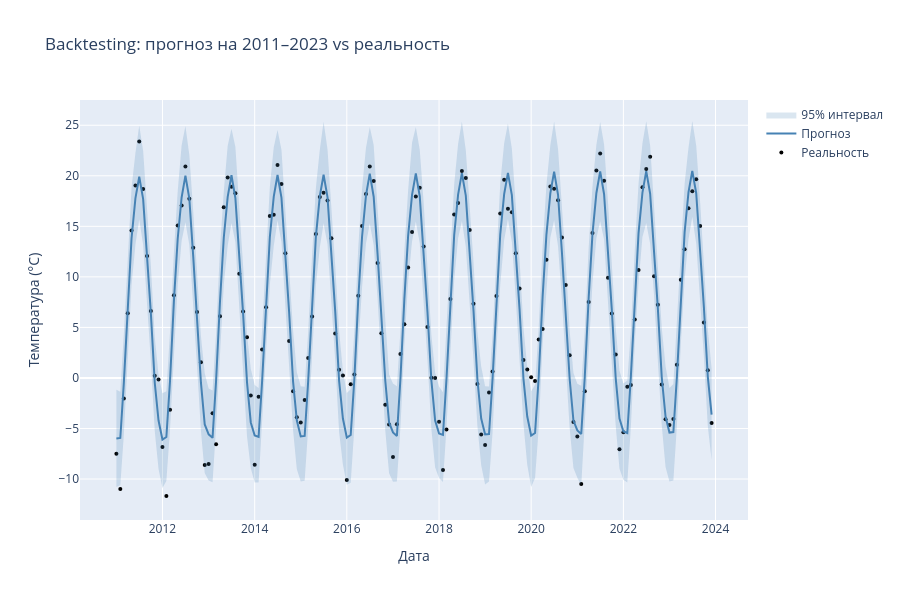

Notebook code cell kept with this figure:
### Code cell
fig = go.Figure()

# Реальные данные
fig.add_trace(go.Scatter(
    x=test["ds"], y=test["y"],
    mode="markers", name="Реальность",
    marker=dict(color="black", size=4),
))

# Прогноз
fig.add_trace(go.Scatter(
    x=merged["ds"], y=merged["yhat"],
    mode="lines", name="Прогноз",
    line=dict(color="steelblue", width=2),
))

# 95% интервал
fig.add_trace(go.Scatter(
    x=merged["ds"], y=merged["yhat_upper"],
    mode="lines", line=dict(width=0), showlegend=False, hoverinfo="skip",
))
fig.add_trace(go.Scatter(
    x=merged["ds"], y=merged["yhat_lower"],
    mode="lines", line=dict(width=0), fill="tonexty",
    fillcolor="rgba(70,130,180,0.2)",
    name="95% интервал", hoverinfo="skip",
))

fig.update_layout(
    title="Backtesting: прогноз на 2011–2023 vs реальность",
    xaxis_title="Дата", yaxis_title="Температура (°C)",
    hovermode="x unified", height=600,
)
fig.show()

### Figure 1 — Plotly figure (JSON) as saved in the notebook; plotly's stock layout.template omitted (floating-point values rounded to 4 significant figures; data arrays with more than 128 entries replaced by an {"elided": "..."} marker saying what was removed)
{"data": [{"marker": {"color": "black", "size": 4}, "mode": "markers", "name": "Реальность", "type": "scatter", "x": {"elided": "156 str values"}, "y": {"elided": "156 float values"}}, {"line": {"color": "steelblue", "width": 2}, "mode": "lines", "name": "Прогноз", "type": "scatter", "x": {"elided": "156 str values"}, "y": {"elided": "156 float values"}}, {"hoverinfo": "skip", "line": {"width": 0}, "mode": "lines", "showlegend": false, "type": "scatter", "x": {"elided": "156 str values"}, "y": {"elided": "156 float values"}}, {"fill": "tonexty", "fillcolor": "rgba(70,130,180,0.2)", "hoverinfo": "skip", "line": {"width": 0}, "mode": "lines", "name": "95% интервал", "type": "scatter", "x": {"elided": "156 str values"}, "y": {"elided": "156 float values"}}], "layout": {"height": 600, "hovermode": "x unified", "title": {"text": "Backtesting: прогноз на 2011–2023 vs реальность"}, "xaxis": {"title": {"text": "Дата"}}, "yaxis": {"title": {"text": "Температура (°C)"}}}}
